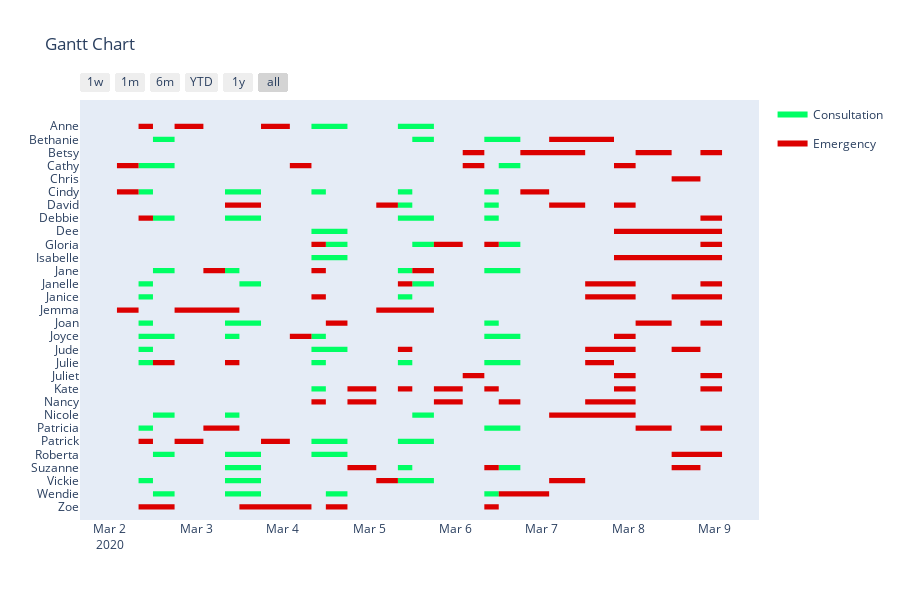

Notebook cell for this chart:
### Code cell
colors = {
    'Emergency': 'rgb(220, 0, 0)',
    'Consultation': 'rgb(0, 255, 100)'
}

fig = ff.create_gantt(df, colors=colors, index_col='Resource', show_colorbar=True,group_tasks=True)
#fig.show()
offline.iplot(fig)

### Figure 1 — Plotly figure (JSON) as saved in the notebook; plotly's stock layout.template omitted (floating-point values rounded to 4 significant figures; data arrays with more than 128 entries replaced by an {"elided": "..."} marker saying what was removed)
{"data": [{"fill": "toself", "fillcolor": "rgb(0, 255, 100)", "hoverinfo": "name", "legendgroup": "rgb(0, 255, 100)", "mode": "none", "name": "Consultation", "type": "scatter", "x": {"elided": "449 str values"}, "y": {"elided": "449 float values"}}, {"fill": "toself", "fillcolor": "rgb(220, 0, 0)", "hoverinfo": "name", "legendgroup": "rgb(220, 0, 0)", "mode": "none", "name": "Emergency", "type": "scatter", "x": {"elided": "539 str values"}, "y": {"elided": "539 float values"}}, {"legendgroup": "rgb(0, 255, 100)", "marker": {"color": "rgb(0, 255, 100)", "opacity": 0, "size": 1}, "mode": "markers", "name": "", "showlegend": false, "text": {"elided": "180 null values"}, "type": "scatter", "x": {"elided": "180 str values"}, "y": {"elided": "180 int values"}}, {"legendgroup": "rgb(220, 0, 0)", "marker": {"color": "rgb(220, 0, 0)", "opacity": 0, "size": 1}, "mode": "markers", "name": "", "showlegend": false, "text": {"elided": "216 null values"}, "type": "scatter", "x": {"elided": "216 str values"}, "y": {"elided": "216 int values"}}], "layout": {"height": 600, "hovermode": "closest", "showlegend": true, "title": {"text": "Gantt Chart"}, "xaxis": {"rangeselector": {"buttons": [{"count": 7, "label": "1w", "step": "day", "stepmode": "backward"}, {"count": 1, "label": "1m", "step": "month", "stepmode": "backward"}, {"count": 6, "label": "6m", "step": "month", "stepmode": "backward"}, {"count": 1, "label": "YTD", "step": "year", "stepmode": "todate"}, {"count": 1, "label": "1y", "step": "year", "stepmode": "backward"}, {"step": "all"}]}, "showgrid": false, "type": "date", "zeroline": false}, "yaxis": {"autorange": false, "range": [-1, 31], "showgrid": false, "ticktext": ["Zoe", "Wendie", "Vickie", "Suzanne", "Roberta", "Patrick", "Patricia", "Nicole", "Nancy", "Kate", "Juliet", "Julie", "Jude", "Joyce", "Joan", "Jemma", "Janice", "Janelle", "Jane", "Isabelle", "Gloria", "Dee", "Debbie", "David", "Cindy", "Chris", "Cathy", "Betsy", "Bethanie", "Anne"], "tickvals": [0, 1, 2, 3, 4, 5, 6, 7, 8, 9, 10, 11, 12, 13, 14, 15, 16, 17, 18, 19, 20, 21, 22, 23, 24, 25, 26, 27, 28, 29], "zeroline": false}}}
